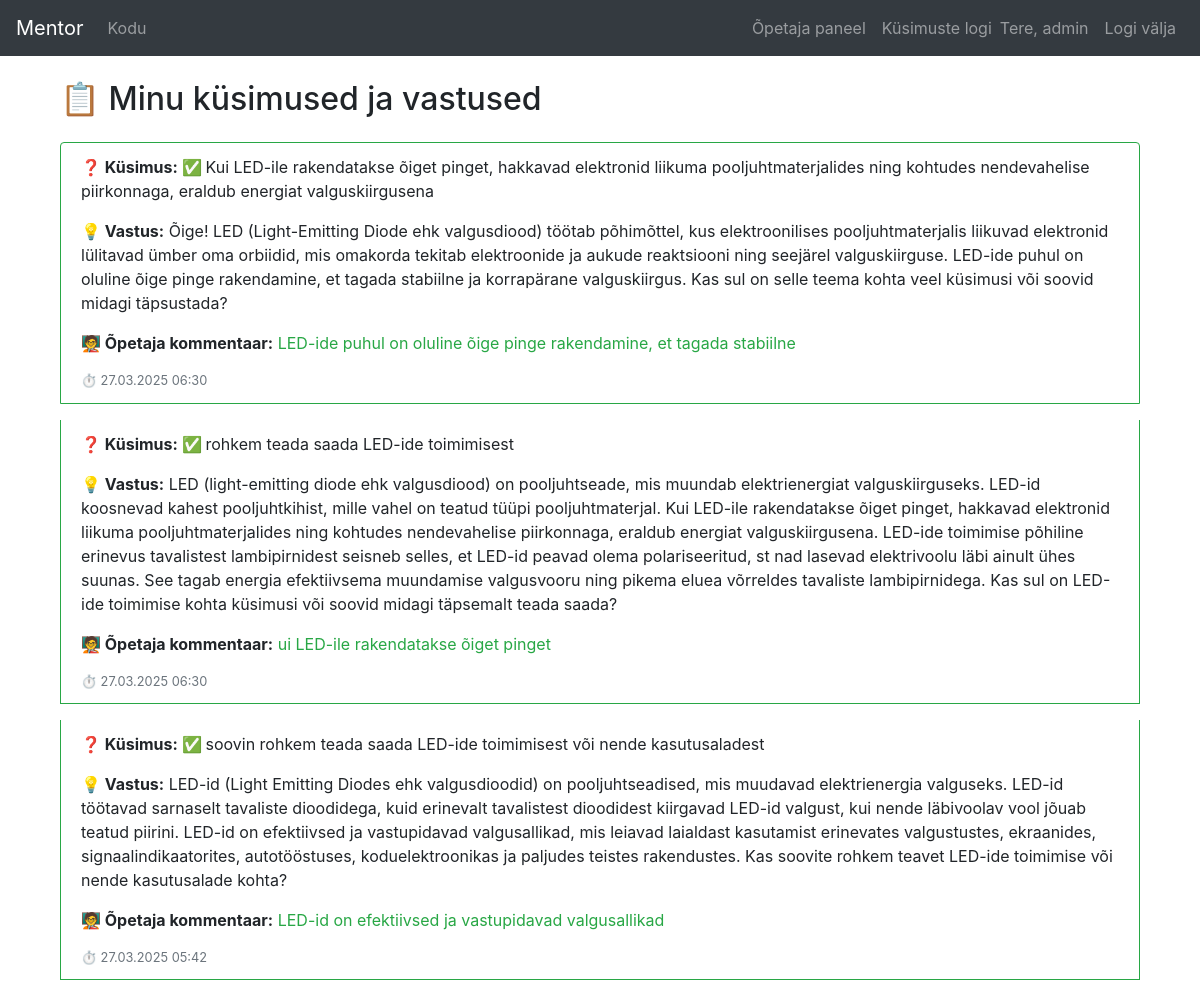
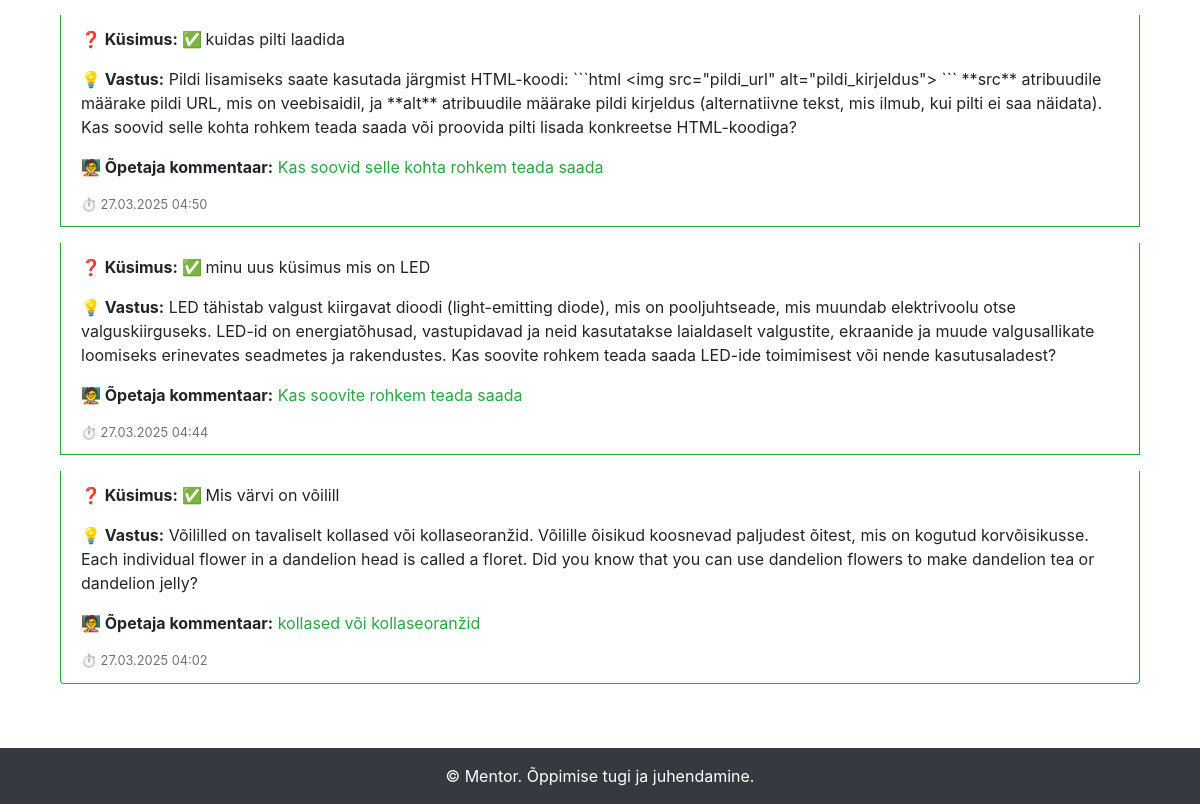
Screenshot of /my-questions/ (signed in) with the database file from the repository (2 pictures, top to bottom).
### mentor_app/models.py (models this page shows, shortened)
class QuestionLog(models.Model):
    user = models.ForeignKey(User, on_delete=models.CASCADE)
    question = models.TextField()
    answer = models.TextField()
    teacher_comment = models.TextField(blank=True, null=True)
    timestamp = models.DateTimeField(auto_now_add=True)

### mentor_app/views.py (the view)
# urls.py: path('my-questions/', views.my_questions_view, name='my_questions'),
@login_required
def my_questions_view(request):
    logs = QuestionLog.objects.filter(user=request.user).order_by('-timestamp')
    return render(request, 'my_questions.html', {'logs': logs})

### mentor_app/templates/my_questions.html (shortened to what this page needs)
{% extends "base.html" %}
{% block content %}
<div class="container">
    <h2 class="mb-4">📋 Minu küsimused ja vastused</h2>
    {% if logs %}
        <div class="list-group">
            {% for log in logs %}
                <div class="list-group-item mb-3 {% if log.teacher_comment %}border-success{% endif %}">
                    <p>
                        <strong>
                            ❓ Küsimus:
                            {% if log.teacher_comment %}
                                <span class="text-success">✅</span>
                            {% else %}
                                <span class="text-muted">🕓</span>
                            {% endif %}
                        </strong>
                        {{ log.question }}
                    </p>
                    <p><strong>💡 Vastus:</strong> {{ log.answer }}</p>
                    {% if log.teacher_comment %}
                        <p class="mt-2"><strong>🧑‍🏫 Õpetaja kommentaar:</strong> <span class="text-success">{{ log.teacher_comment }}</span></p>
                    {% else %}
                        <p class="mt-2 text-muted">📭 Kommentaar puudub</p>
                    {% endif %}
                    <p class="text-muted small mb-0">⏱ {{ log.timestamp|date:"d.m.Y H:i" }}</p>
                </div>
            {% endfor %}
        </div>
    {% else %}
        <p class="alert alert-info">Sul pole veel ühtegi küsimust.</p>
    {% endif %}
</div>
{% endblock %}

### mentor_app/templates/base.html (shortened to what this page needs)
{% load static %}
{% load crispy_forms_tags %}
<!DOCTYPE html>
<html lang="et">
<head>
    <link rel="stylesheet" href="https://stackpath.bootstrapcdn.com/bootstrap/4.5.2/css/bootstrap.min.css">
    <link rel="stylesheet" href="{% static 'css/style.css' %}">
</head>
<body>
    <nav class="navbar navbar-expand-lg navbar-dark bg-dark">
        <a class="navbar-brand" href="{% url 'home' %}">Mentor</a>
        <div class="collapse navbar-collapse" id="navbarNav">
            <ul class="navbar-nav mr-auto">
                {% if user.is_authenticated %}
                <li class="nav-item"><a class="nav-link" href="{% url 'home' %}">Kodu</a></li>
                {% endif %}
            </ul>
            <ul class="navbar-nav">
                {% if user.is_authenticated and user.userprofile.status == 'teacher' %}
                <li class="nav-item">
                    <a class="nav-link" href="{% url 'teacher_dashboard' %}">Õpetaja paneel</a>
                </li>
                <li class="nav-item">
                    <a class="nav-link" href="{% url 'teacher_question_log' %}">Küsimuste logi</a>
                </li>
                {% endif %}
                {% if user.is_authenticated %}
                <li class="nav-item">
                    <span class="navbar-text mr-2">Tere, {{ user.username }}</span>
                </li>
                <li class="nav-item">
                    <a class="nav-link" href="{% url 'logout' %}">Logi välja</a>
                </li>
                {% else %}
                <li class="nav-item"><a class="nav-link" href="{% url 'login' %}">Logi sisse</a></li>
                <li class="nav-item"><a class="nav-link" href="{% url 'signup' %}">Registreeru</a></li>
                {% endif %}
            </ul>
        </div>
    </nav>
    <div class="container mt-4">
        {% block content %}
        {% endblock %}
    </div>
    <footer class="bg-dark text-white text-center py-3 mt-5">
        &copy; {{ now|date:"Y" }} Mentor. Õppimise tugi ja juhendamine.
    </footer>
</body>
</html>

### rows the page displays
QuestionLog: question "Kui LED-ile rakendatakse õiget pinget, hakkavad elektronid liikuma pooljuhtmaterjalides ning kohtudes nendevahelise piirkonnaga, eraldub energiat valguskiirgusena", answer "Õige! LED (Light-Emitting Diode ehk valgusdiood) töötab põhimõttel, kus elektroonilises pooljuhtmaterjalis liikuvad elektronid lülitavad ümber oma orbiidid, mis omakorda tekitab elektroonide ja aukude reaktsiooni ning seejärel valguskiirguse. LED-ide puhul on oluline õige pinge rakendamine, et tagada stabiilne ja korrapärane valguskiirgus. Kas sul on selle teema kohta veel küsimusi või soovid midagi täpsustada?", teacher_comment "LED-ide puhul on oluline õige pinge rakendamine, et tagada stabiilne", timestamp "27.03.2025 06:30"
QuestionLog: question "rohkem teada saada LED-ide toimimisest", answer "LED (light-emitting diode ehk valgusdiood) on pooljuhtseade, mis muundab elektrienergiat valguskiirguseks. LED-id koosnevad kahest pooljuhtkihist, mille vahel on teatud tüüpi pooljuhtmaterjal. Kui LED-ile rakendatakse õiget pinget, hakkavad elektronid liikuma pooljuhtmaterjalides ning kohtudes nendevahelise piirkonnaga, eraldub energiat valguskiirgusena. LED-ide toimimise põhiline erinevus tavalistest lambipirnidest seisneb selles, et LED-id peavad olema polariseeritud, st nad lasevad elektrivoolu läbi ainult ühes suunas. See tagab energia efektiivsema muundamise valgusvooru ning pikema eluea võrreldes tavaliste lambipirnidega. Kas sul on LED-ide toimimise kohta küsimusi või soovid midagi…", teacher_comment "ui LED-ile rakendatakse õiget pinget", timestamp "27.03.2025 06:30"
QuestionLog: question "soovin rohkem teada saada LED-ide toimimisest või nende kasutusaladest", answer "LED-id (Light Emitting Diodes ehk valgusdioodid) on pooljuhtseadised, mis muudavad elektrienergia valguseks. LED-id töötavad sarnaselt tavaliste dioodidega, kuid erinevalt tavalistest dioodidest kiirgavad LED-id valgust, kui nende läbivoolav vool jõuab teatud piirini. LED-id on efektiivsed ja vastupidavad valgusallikad, mis leiavad laialdast kasutamist erinevates valgustustes, ekraanides, signaalindikaatorites, autotööstuses, koduelektroonikas ja paljudes teistes rakendustes. Kas soovite rohkem teavet LED-ide toimimise või nende kasutusalade kohta?", teacher_comment "LED-id on efektiivsed ja vastupidavad valgusallikad", timestamp "27.03.2025 05:42"
QuestionLog: question "kuidas pilti laadida", answer "Pildi lisamiseks saate kasutada järgmist HTML-koodi: ```html <img src=\"pildi_url\" alt=\"pildi_kirjeldus\"> ``` **src** atribuudile määrake pildi URL, mis on veebisaidil, ja **alt** atribuudile määrake pildi kirjeldus (alternatiivne tekst, mis ilmub, kui pilti ei saa näidata). Kas soovid selle kohta rohkem teada saada või proovida pilti lisada konkreetse HTML-koodiga?", teacher_comment "Kas soovid selle kohta rohkem teada saada", timestamp "27.03.2025 04:50"
QuestionLog: question "minu uus küsimus mis on LED", answer "LED tähistab valgust kiirgavat dioodi (light-emitting diode), mis on pooljuhtseade, mis muundab elektrivoolu otse valguskiirguseks. LED-id on energiatõhusad, vastupidavad ja neid kasutatakse laialdaselt valgustite, ekraanide ja muude valgusallikate loomiseks erinevates seadmetes ja rakendustes. Kas soovite rohkem teada saada LED-ide toimimisest või nende kasutusaladest?", teacher_comment "Kas soovite rohkem teada saada", timestamp "27.03.2025 04:44"
QuestionLog: question "Mis värvi on võilill", answer "Võililled on tavaliselt kollased või kollaseoranžid. Võilille õisikud koosnevad paljudest õitest, mis on kogutud korvõisikusse. Each individual flower in a dandelion head is called a floret. Did you know that you can use dandelion flowers to make dandelion tea or dandelion jelly?", teacher_comment "kollased või kollaseoranžid", timestamp "27.03.2025 04:02"

### other values shown
{{ user.username }} "admin"
